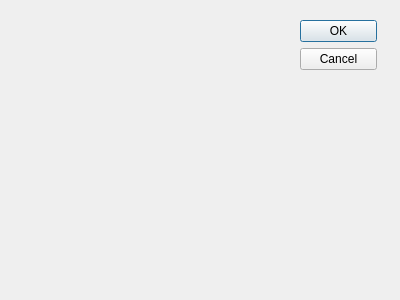
<ui version="4.0">
 <author></author>
 <comment></comment>
 <exportmacro></exportmacro>
 <class>Dialog</class>
 <widget class="QDialog" name="Dialog">
  <property name="geometry">
   <rect>
    <x>0</x>
    <y>0</y>
    <width>400</width>
    <height>300</height>
   </rect>
  </property>
  <property name="windowTitle">
   <string>Dialog</string>
  </property>
  <widget class="QWidget" name="layoutWidget">
   <property name="geometry">
    <rect>
     <x>300</x>
     <y>20</y>
     <width>77</width>
     <height>106</height>
    </rect>
   </property>
   <layout class="QVBoxLayout">
    <property name="margin">
     <number>0</number>
    </property>
    <property name="spacing">
     <number>6</number>
    </property>
    <item>
     <widget class="QPushButton" name="okButton">
      <property name="text">
       <string>OK</string>
      </property>
     </widget>
    </item>
    <item>
     <widget class="QPushButton" name="cancelButton">
      <property name="text">
       <string>Cancel</string>
      </property>
     </widget>
    </item>
    <item>
     <spacer>
      <property name="orientation">
       <enum>Qt::Vertical</enum>
      </property>
      <property name="sizeHint">
       <size>
        <width>20</width>
        <height>40</height>
       </size>
      </property>
     </spacer>
    </item>
   </layout>
  </widget>
 </widget>
 <pixmapfunction></pixmapfunction>
 <resources/>
 <connections>
  <connection>
   <sender>okButton</sender>
   <signal>clicked()</signal>
   <receiver>Dialog</receiver>
   <slot>accept()</slot>
   <hints>
    <hint type="sourcelabel">
     <x>351</x>
     <y>38</y>
    </hint>
    <hint type="destinationlabel">
     <x>233</x>
     <y>29</y>
    </hint>
   </hints>
  </connection>
  <connection>
   <sender>cancelButton</sender>
   <signal>clicked()</signal>
   <receiver>Dialog</receiver>
   <slot>reject()</slot>
   <hints>
    <hint type="sourcelabel">
     <x>330</x>
     <y>66</y>
    </hint>
    <hint type="destinationlabel">
     <x>197</x>
     <y>125</y>
    </hint>
   </hints>
  </connection>
 </connections>
</ui>
